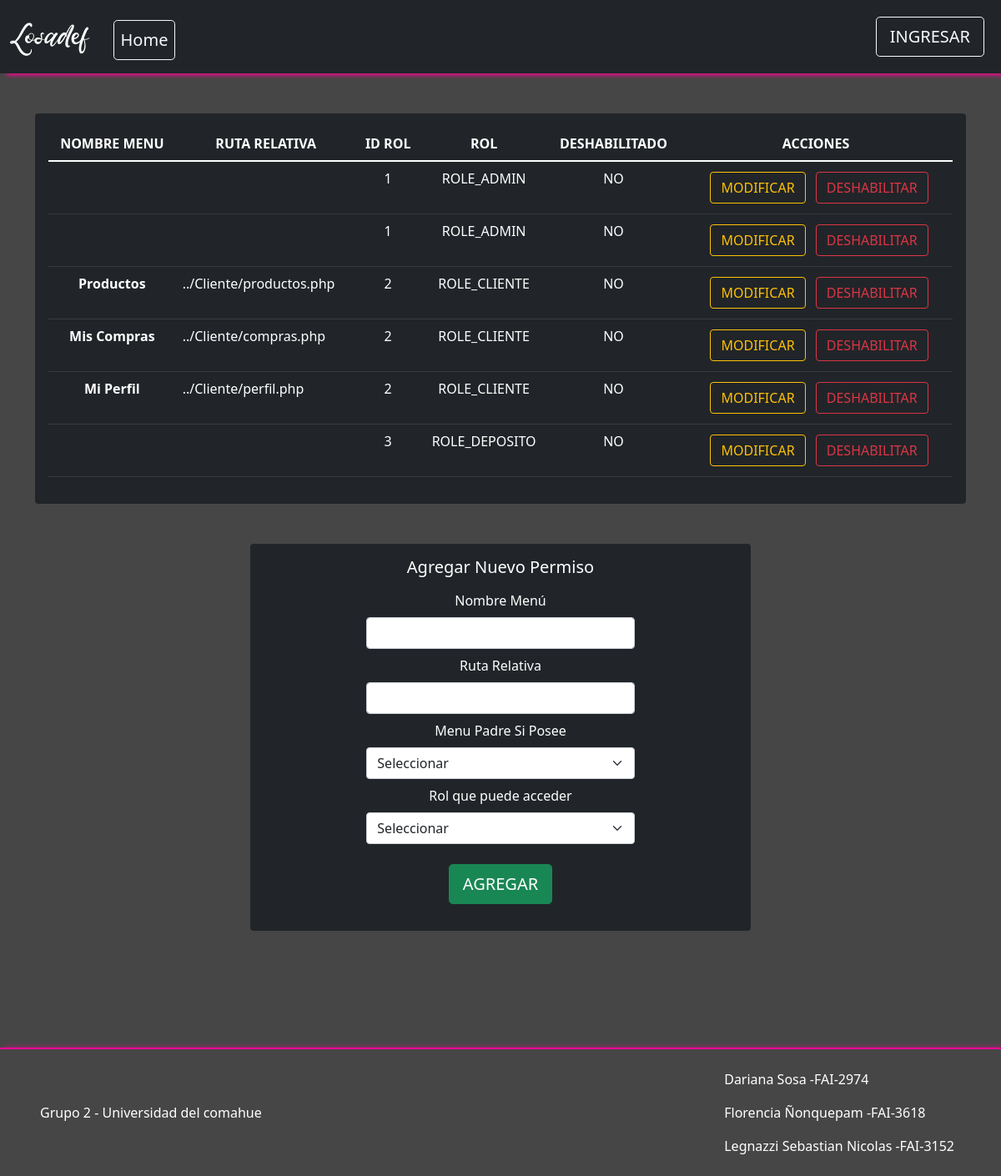
/Vista/Admin/gestionarPermisos.php, run on the app's committed database.
### tables this page shows
CREATE TABLE IF NOT EXISTS `rol` (
  `idRol` bigint(20) NOT NULL AUTO_INCREMENT,
  `rolDescripcion` varchar(50) NOT NULL,
  PRIMARY KEY (`idRol`),
  UNIQUE KEY `idrol` (`idRol`)
);

CREATE TABLE IF NOT EXISTS `menu` (
  `idMenu` bigint(20) NOT NULL AUTO_INCREMENT,
  `meNombre` varchar(50) NOT NULL COMMENT 'Nombre del item del menu',
  `meDescripcion` varchar(124) NOT NULL COMMENT 'Descripcion mas detallada del item del menu',
  `idPadre` bigint(20) DEFAULT NULL COMMENT 'Referencia al id del menu que es subitem',
  `meDeshabilitado` timestamp NULL DEFAULT CURRENT_TIMESTAMP COMMENT 'Fecha en la que el menu fue deshabilitado por ultima vez',
  PRIMARY KEY (`idMenu`),
  UNIQUE KEY `idmenu` (`idMenu`),
  KEY `fkmenu_1` (`idPadre`)
);

### util/funciones.php (called while the page is built, shortened)
<?php
spl_autoload_register(function ($class_name){
    $directorys = array(
        $GLOBALS['ROOT'].'Modelo/',
        $GLOBALS['ROOT'].'Modelo/conector/',
        $GLOBALS['ROOT'].'Control/',
    );
});
?>

### Modelo/Rol.php (called while the page is built, shortened)
<?php
include_once('Conector/BaseDatos.php');
class Rol
{
    private $idRol;
    private $rolDescripcion;
    public function setIdRol($idRol)
    {
        $this->idRol = $idRol;
    }
    public function setRolDescripcion($rolDescripcion)
    {
        $this->rolDescripcion = $rolDescripcion;
    }
    public function getIdRol()
    {
        return $this->idRol;
    }
    public function getRolDescripcion()
    {
        return $this->rolDescripcion;
    }
    public function __construct()
    {
        $this->idRol = "";
        $this->rolDescripcion = "";
    }
    public function cargar()
    {
        $resp = false;
        $base = new BaseDatos();
        $sql = "SELECT * FROM rol WHERE idRol = " . $this->getIdrol();
        if ($base->Iniciar()) {
            $res = $base->Ejecutar($sql);
            if ($res > -1) {
                if ($res > 0) {
                    $row = $base->Registro();
                    $resp = true;
                }
            }
        } else {
            $this->setMensajeOperacion("rol->listar: " . $base->getError());
        }
        return $resp;
    }
}

### modelo/conector/BaseDatos.php (called while the page is built, shortened)
<?php
class BaseDatos extends PDO {
  	private $conec;
  	private $indice;
  	private $resultado;
    public function __construct(){
        $this->indice =0;
        try {
           $this->conec=true;
        }catch (PDOException $e) {
            $this->sql = $e->getMessage();
            $this->conec=false;
        }
    }
    public function Iniciar(){
        return $this->getConec();
    }
    public function getConec(){
        return $this->conec;
    }
    public function setSQL($e){
        return "\n".$this->sql = $e;
    }
    public function Ejecutar($sql){
        $resp = null;
        if ( stristr($sql,"select")){
            $resp =  $this->EjecutarSelect($sql);
        }
        return $resp;
   }
   private function EjecutarSelect($sql){
       $cant = -1;
       $resultado=parent::query($sql);
       if(!$resultado){
           $this->analizarDebug();
       }else {
          $arregloResult = $resultado->fetchAll();
          $cant = count($arregloResult);
       }
       return $cant;
   }
   public function Registro() {
       $filaActual = false;
       $indiceActual = $this->getIndice();
       if ($indiceActual>=0) {
           $filas = $this->getResultado();
           if($indiceActual<count($filas)){
               $filaActual =  $filas[$indiceActual];
           }else {
               $this->setIndice(-1);
           }
       }
       return $filaActual;
   }
   private function setIndice ($valor){
       $this->indice = $valor;
   }
   private function getIndice (){
       return $this->indice;
   }
   private function setResultado($valor){
       $this->resultado = $valor;
   }
   private function getResultado(){
      return $this->resultado;
   }
}

### Modelo/MenuRol.php (called while the page is built, shortened)
<?php
include_once 'conector/BaseDatos.php';
class MenuRol
{
    private $menu;
    private $rol;
    public function setRol($rol)
    {
        $this->rol = $rol;
    }
    public function setMenu($menu)
    {
        $this->menu = $menu;
    }
    public function getRol()
    {
        return $this->rol;
    }
    public function getMenu()
    {
        return $this->menu;
    }
    public function __construct()
    {
        $this->menu = new Menu();
        $this->rol = new Rol();
    }
    public function listar($parametro = "")
    {
        $arreglo = null;
        $base = new BaseDatos();
        $sql = "SELECT * FROM menurol ";
        if ($parametro != "") {
            $sql .= 'WHERE ' . $parametro;
        }
        $res = $base->Ejecutar($sql);
        if ($res > -1) {
            if ($res > 0) {
                $arreglo = array();
                while ($row = $base->Registro()) {
                    $menu = null;
                    if ($row['idMenu'] != null) {
                        $menu = new Menu();
                        $menu->setIdMenu($row['idMenu']);
                        $menu->cargar();
                    }
                    $rol = null;
                    if ($row['idRol'] != null) {
                        $rol = new Rol();
                        $rol->setIdRol($row['idRol']);
                        $rol->cargar();
                    }
                    $obj = new MenuRol();
                    $obj->setear($menu, $rol);
                    array_push($arreglo, $obj);
                }
            }
        }
        return $arreglo;
    }
}

### Control/C_MenuRol.php (called while the page is built, shortened)
<?php
class C_MenuRol{
    public function buscar($param){
        $where = " true ";
        $objMenuRol = new MenuRol();
        $arreglo = $objMenuRol->listar($where);
        return $arreglo;
    }
}
?>

### Modelo/Menu.php (called while the page is built, shortened)
<?php
include_once('conector/BaseDatos.php');
class Menu {
    private $idMenu;
    private $meNombre;
    private $meDescripcion;
    private $meDeshabilitado;
    public function setIdMenu($idMenu){
        $this->idMenu = $idMenu;
    }
    public function setMeNombre($meNombre){
        $this->meNombre = $meNombre;
    }
    public function setMeDeshabilitado($meDeshabilitado){
        $this->meDeshabilitado = $meDeshabilitado;
    }
    public function setMeDescripcion($meDescripcion){
        $this->meDescripcion = $meDescripcion;
    }
    public function getIdMenu(){
        return $this->idMenu;
    }
    public function getMeNombre(){
        return $this->meNombre;
    }
    public function getMeDeshabilitado(){
        return $this->meDeshabilitado;
    }
    public function getMeDescripcion(){
        return $this->meDescripcion;
    }
    public function __construct(){
        $this->idMenu = "";
        $this->meNombre = "";
        $this->meDeshabilitado = null;
    }
    public function cargar(){
        $resp = false;
        $base = new BaseDatos();
        $sql = "SELECT * FROM menu WHERE idMenu = " .$this->getIdMenu();
        if ($base->Iniciar()) {
            $res = $base->Ejecutar($sql);
            if ($res > -1) {
                if ($res > 0) {
                    $resp =  true;
                }
            }
        } else {
            $this->setMensajeOperacion("menu->listar: " . $base->getError());
        }
        return $resp;
    }
}

### Vista/Admin/gestionarPermisos.php (the view, shortened to what this page needs)
<?php
include_once('../estructura/Cabecera.php');
$objMenuRol=new C_MenuRol();
$permisos=$objMenuRol->buscar(null);
if ($permisos != null) {
    $cantPermisos=count($permisos);
} else{
    $cantRoles=-1;
}
?>
<div class="container-md mx-auto m-5">
<?php
    if ($cantPermisos > -1) {
    ?>
<div class="rounded p-3 mb-2 bg-dark text-white">
        <table class="table table-dark table-hover p-5">
            <thead class="text-center">
            <tr>
            <th scope="col-6">NOMBRE MENU</th>
            <th scope="col-6">RUTA RELATIVA</th>
            <th scope="col-2">ID ROL</th>
            <th scope="col-4">ROL</th>
            <th scope="col-4">DESHABILITADO</th>
            <th scope="col-4">ACCIONES</th>
            </tr>
            </thead>
            <tbody>
            <?php
                foreach($permisos as $permiso){
                    ?>
                    <tr>
                    <th scope="row" class="text-center"><?php echo $permiso->getMenu()->getMeNombre()?></th>
                    <td><?php echo $permiso->getMenu()->getMeDescripcion() ?></td>
                    <td class="text-center"> <?php echo $permiso->getRol()->getIdRol() ?> </td>
                    <td class="text-center"> <?php echo $permiso->getRol()->getRolDescripcion()  ?>
                    </td>
                    <td class="text-center"> <?php echo $permiso->getMenu()->getMeDeshabilitado()==NULL?"NO":$permiso->getMenu()->getMeDeshabilitado()?>
                    </td>
                    <td class="text-center">
                        <form method="POST" action="modificarPermisos.php">
                        <button type="submit"
                        class="ms-3 my-1 text-decoration-none btn btn-outline-warning"> MODIFICAR </button>
                        <?php echo $permiso->getMenu()->getMeDeshabilitado()==NULL?
                        "<button type='button' class='mx-2 text-decoration-none btn btn-outline-danger deshabilitar'>
                        DESHABILITAR
                        </button>":
                        "<button type='button' class='mx-2 text-decoration-none btn btn-outline-danger habilitar'>
                        HABILITAR
                        </button>";
                        ?>
                        </form>
                    </td>
                </tr>
                <?php
                }
            ?>
            </tbody>
            </table>
            </div>
            <?php
    }else{
        ?>
        <div class="alert alert-warning" role="alert">
            No existen roles cargados...
        </div>
        <?php
    }
    ?>
</div>
<div class="container-md w-50 text-center rounded p-3 mb-2 bg-dark text-white my-5 mb-5">
    <form class="row justify-content-center needs-validation" id="formNuevoPermiso"
        method="POST" action="../Accion/nuevoPermiso.php" novalidate>
        <div class="col-10">
            <h5>Agregar Nuevo Permiso</h5>
        </div>
            <div class="col-lg-7 col-12 mt-2">
                <label>Nombre Menú </label>
                <input type="text" pattern="[a-zA-Z]+\s?[a-zA-Z]*\s?[a-zA-Z]*\s?[a-zA-Z]*\s?[a-zA-Z]*"
                name="meNombre" minlength="3" class="form-control text mt-2" required>
            </div>
            <div class="col-lg-7 col-12 mt-2">
                <label>Ruta Relativa </label>
                <input type="text" pattern="(..\/)([a-zA-Z0-9_\-]+)(\/[a-zA-Z0-9_\-]+)\.php" name="meDescripcion" minlength="10"
                class="form-control text mt-2" required>
            </div>
            <div class="col-lg-7 col-12 mt-2">
                <label>Menu Padre Si Posee</label>
                <select name="idPadre" class="form-select mt-2" aria-label=".form-select example">
                <option value="" selected>Seleccionar</option>
                </select>
            </div>
            <div class="col-lg-7 col-12 mt-2">
                <label>Rol que puede acceder</label>
                <select name="idRol" class="form-select mt-2" aria-label=".form-select example" required>
                <option value="" selected>Seleccionar</option>
                </select>
            </div>
            <div class="col-10">
            <button class="btn btn-lg btn-success my-3 mt-4" type="submit"
                id="nuevoPermiso">AGREGAR
            </button>
            </div>
    </form>
</div>
<?php
include_once("../estructura/Pie.php")
?>

### vista/css/producto.css (style rules this page uses)
html { scroll-behavior: smooth; }
body { background-color: rgb(70, 70, 70); }

### data on the page
rol: idRol "1", rolDescripcion "ROLE_ADMIN"
menu: meNombre "Productos", meDescripcion "../Cliente/productos.php", shows "NO", shows "DESHABILITAR"
rol: idRol "2", rolDescripcion "ROLE_CLIENTE"
menu: meNombre "Mis Compras", meDescripcion "../Cliente/compras.php", shows "NO", shows "DESHABILITAR"
menu: meNombre "Mi Perfil", meDescripcion "../Cliente/perfil.php", shows "NO", shows "DESHABILITAR"
rol: idRol "3", rolDescripcion "ROLE_DEPOSITO"
